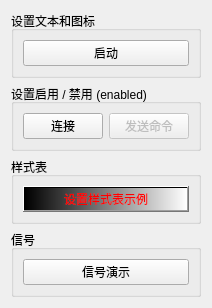
<?xml version="1.0" encoding="UTF-8"?>
<ui version="4.0">
 <class>QPushButtonDemo</class>
 <widget class="QWidget" name="QPushButtonDemo">
  <property name="geometry">
   <rect>
    <x>0</x>
    <y>0</y>
    <width>200</width>
    <height>280</height>
   </rect>
  </property>
  <property name="sizePolicy">
   <sizepolicy hsizetype="Preferred" vsizetype="Preferred">
    <horstretch>0</horstretch>
    <verstretch>0</verstretch>
   </sizepolicy>
  </property>
  <property name="minimumSize">
   <size>
    <width>0</width>
    <height>0</height>
   </size>
  </property>
  <property name="font">
   <font>
    <pointsize>9</pointsize>
   </font>
  </property>
  <property name="windowTitle">
   <string>QPushButtonDemo</string>
  </property>
  <layout class="QVBoxLayout" name="verticalLayout">
   <item>
    <widget class="QGroupBox" name="groupBox_1">
     <property name="font">
      <font>
       <pointsize>9</pointsize>
       <bold>false</bold>
      </font>
     </property>
     <property name="title">
      <string>设置文本和图标</string>
     </property>
     <layout class="QHBoxLayout" name="horizontalLayout">
      <item>
       <widget class="QPushButton" name="pbtn_Play">
        <property name="sizePolicy">
         <sizepolicy hsizetype="Expanding" vsizetype="Expanding">
          <horstretch>0</horstretch>
          <verstretch>0</verstretch>
         </sizepolicy>
        </property>
        <property name="text">
         <string>启动</string>
        </property>
        <property name="icon">
         <iconset resource="rc.qrc">
          <normaloff>:/img/start_4acf5a.png</normaloff>:/img/start_4acf5a.png</iconset>
        </property>
        <property name="iconSize">
         <size>
          <width>24</width>
          <height>24</height>
         </size>
        </property>
       </widget>
      </item>
     </layout>
    </widget>
   </item>
   <item>
    <widget class="QGroupBox" name="groupBox_2">
     <property name="font">
      <font>
       <pointsize>9</pointsize>
       <bold>false</bold>
      </font>
     </property>
     <property name="title">
      <string>设置启用 / 禁用 (enabled)</string>
     </property>
     <layout class="QHBoxLayout" name="horizontalLayout_2">
      <item>
       <widget class="QPushButton" name="pbtn_Connect">
        <property name="sizePolicy">
         <sizepolicy hsizetype="Expanding" vsizetype="Expanding">
          <horstretch>0</horstretch>
          <verstretch>0</verstretch>
         </sizepolicy>
        </property>
        <property name="text">
         <string>连接</string>
        </property>
       </widget>
      </item>
      <item>
       <widget class="QPushButton" name="pbtn_SendCmd">
        <property name="enabled">
         <bool>false</bool>
        </property>
        <property name="sizePolicy">
         <sizepolicy hsizetype="Expanding" vsizetype="Expanding">
          <horstretch>0</horstretch>
          <verstretch>0</verstretch>
         </sizepolicy>
        </property>
        <property name="text">
         <string>发送命令</string>
        </property>
       </widget>
      </item>
     </layout>
    </widget>
   </item>
   <item>
    <widget class="QGroupBox" name="groupBox_3">
     <property name="font">
      <font>
       <pointsize>9</pointsize>
       <bold>false</bold>
      </font>
     </property>
     <property name="title">
      <string>样式表</string>
     </property>
     <layout class="QHBoxLayout" name="horizontalLayout_3">
      <item>
       <widget class="QPushButton" name="pbtn_StyleSheet">
        <property name="sizePolicy">
         <sizepolicy hsizetype="Expanding" vsizetype="Expanding">
          <horstretch>0</horstretch>
          <verstretch>0</verstretch>
         </sizepolicy>
        </property>
        <property name="styleSheet">
         <string notr="true">color: rgb(255, 0, 0);
background-color: qlineargradient(spread:pad, x1:0, y1:0, x2:1, y2:0, stop:0 rgba(0, 0, 0, 255), stop:1 rgba(255, 255, 255, 255));</string>
        </property>
        <property name="text">
         <string>设置样式表示例</string>
        </property>
       </widget>
      </item>
     </layout>
    </widget>
   </item>
   <item>
    <widget class="QGroupBox" name="groupBox_4">
     <property name="font">
      <font>
       <pointsize>9</pointsize>
       <bold>false</bold>
      </font>
     </property>
     <property name="title">
      <string>信号</string>
     </property>
     <layout class="QHBoxLayout" name="horizontalLayout_4">
      <item>
       <widget class="QPushButton" name="pbtn_SignalDemo">
        <property name="sizePolicy">
         <sizepolicy hsizetype="Expanding" vsizetype="Expanding">
          <horstretch>0</horstretch>
          <verstretch>0</verstretch>
         </sizepolicy>
        </property>
        <property name="text">
         <string>信号演示</string>
        </property>
       </widget>
      </item>
     </layout>
    </widget>
   </item>
  </layout>
 </widget>
 <resources>
  <include location="rc.qrc"/>
 </resources>
 <connections/>
</ui>
